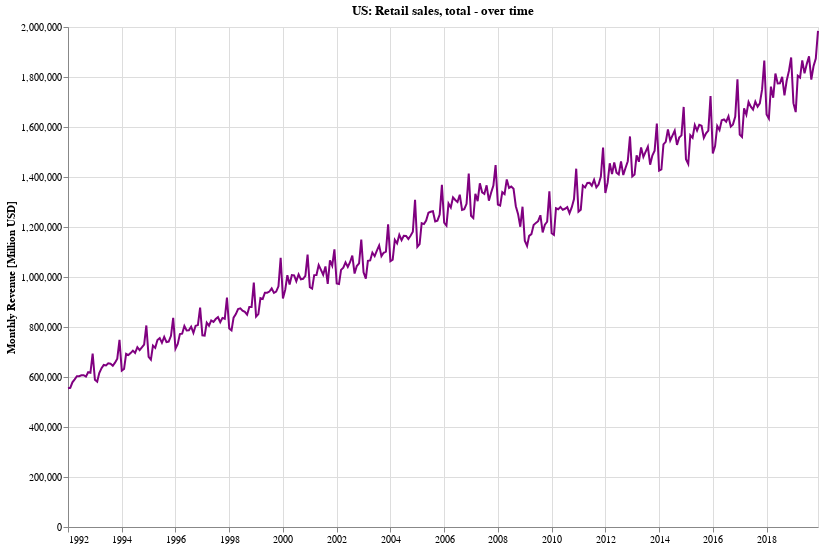

The notebook cell this image was saved under:
### Markdown cell above
### What is the trend for retail sales revenue?

### Code cell
doLineChartFor('Retail sales, total', df_combined, 'Monthly Revenue [Million USD]')

### Figure 1 — Vega-Lite specification as saved in the notebook (floating-point values rounded to 4 significant figures; data arrays with more than 128 entries replaced by an {"elided": "..."} marker saying what was removed)
{"config": {"view": {"continuousWidth": 400, "continuousHeight": 300}}, "data": {"name": "data-4dea6bc975f864153a38445d1af22b8e"}, "mark": {"type": "line", "color": "purple"}, "encoding": {"tooltip": [{"type": "temporal", "field": "dt"}, {"type": "quantitative", "field": "Retail sales, total"}], "x": {"type": "temporal", "axis": {"title": ""}, "field": "dt"}, "y": {"type": "quantitative", "axis": {"title": "Monthly Revenue [Million USD]"}, "field": "Retail sales, total"}}, "height": 500, "title": "US: Retail sales, total - over time", "width": 750, "$schema": "https://vega.github.io/schema/vega-lite/v4.0.2.json", "datasets": {"data-4dea6bc975f864153a38445d1af22b8e": {"elided": "336 records"}}}
